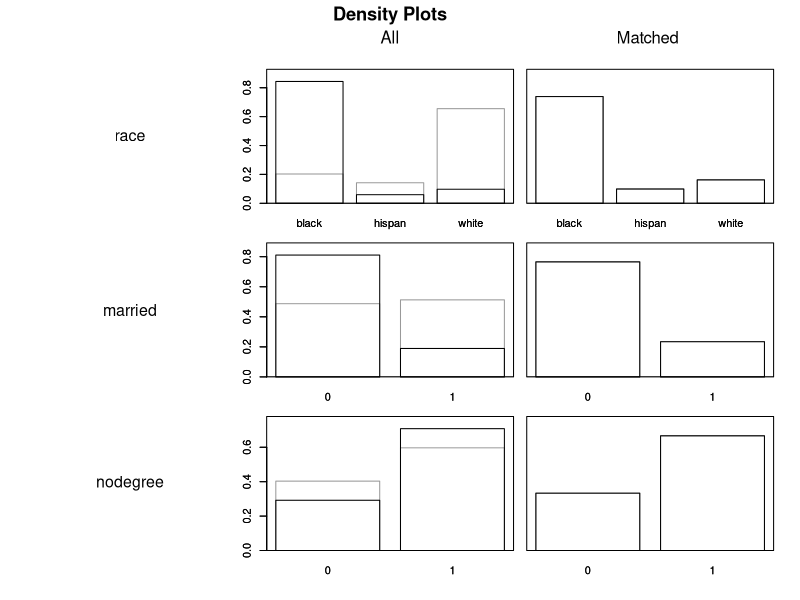

The R source for this figure: (Note: this script raises an error after producing the figure.)
## ---- chunk 1
knitr::opts_chunk$set(echo = TRUE)
library("tidyverse")
library("MatchIt")
library("marginaleffects")
data("lalonde") # this step loads the data
## ---- chunk 2
exact_low <- matchit(treat ~ race + married + nodegree,
                 data = lalonde,
                 method = "nearest",
                 exact = ~ race + married + nodegree,
                 estimand = "ATT")
# Note: There are multiple correct ways to extract the numbers below
summary(exact_low)$nn


## ---- chunk 3
summary(exact_low, interactions = F, un = F)$sum.matched
plot(exact_low, type = "density", interactive = F)
## ---- chunk 4
fit <- lm(re78 ~ treat + race + married + nodegree,
          data = match.data(exact_low),
          w = weights)

coef(fit)

fit_int <- lm(re78 ~ treat*(race + married + nodegree),
          data = match.data(exact_low),
          w = weights)



## parametric g-formula by hand from last week

## Get Actually treated individuals and set treatment to 0
d_all_control <- match.data(exact_low) %>%
  subset(treat == 1) %>% mutate(treat =0)

## Get Actually treated individuals
d_all_treat <- match.data(exact_low) %>%
  subset(treat == 1)

potential_outcomes_under_control <- predict(object = fit, newdata = d_all_control)
potential_outcomes_under_treatment <- predict(object = fit, newdata = d_all_treat)


# compare means of groups
mean(potential_outcomes_under_treatment) - mean(potential_outcomes_under_control)


# Take the average outcome for each group
match.data(exact_low) %>% group_by(treat) %>% summarise(mean = mean(re78)) 


## parametric g-formula using marginal effects
avg_comparisons(fit,
                variables = "treat",
                vcov = ~subclass,
                newdata = subset(treat == 1))





potential_outcomes_under_control <- predict(object = fit_int, newdata = d_all_control)
potential_outcomes_under_treatment <- predict(object = fit_int, newdata = d_all_treat)


# compare means of groups
mean(potential_outcomes_under_treatment) - mean(potential_outcomes_under_control)

## parametric g-formula using marginal effects
avg_comparisons(fit_int,
                variables = "treat",
                vcov = ~subclass,
                newdata = subset(treat == 1))


## ---- chunk 5
# Your code goes here
## ---- chunk 6
# your code goes here
## ---- chunk 7
# your code goes here
## ---- chunk 8
# use help to see what the various distances are
?matchit

# Your code goes here

non_exact_high <- matchit(treat ~ race + married + nodegree + re74,
                 data = lalonde,
                 method = "nearest",
                 estimand = "ATT", 
                 distance = ...)
## ---- chunk 9


# Your code goes here
